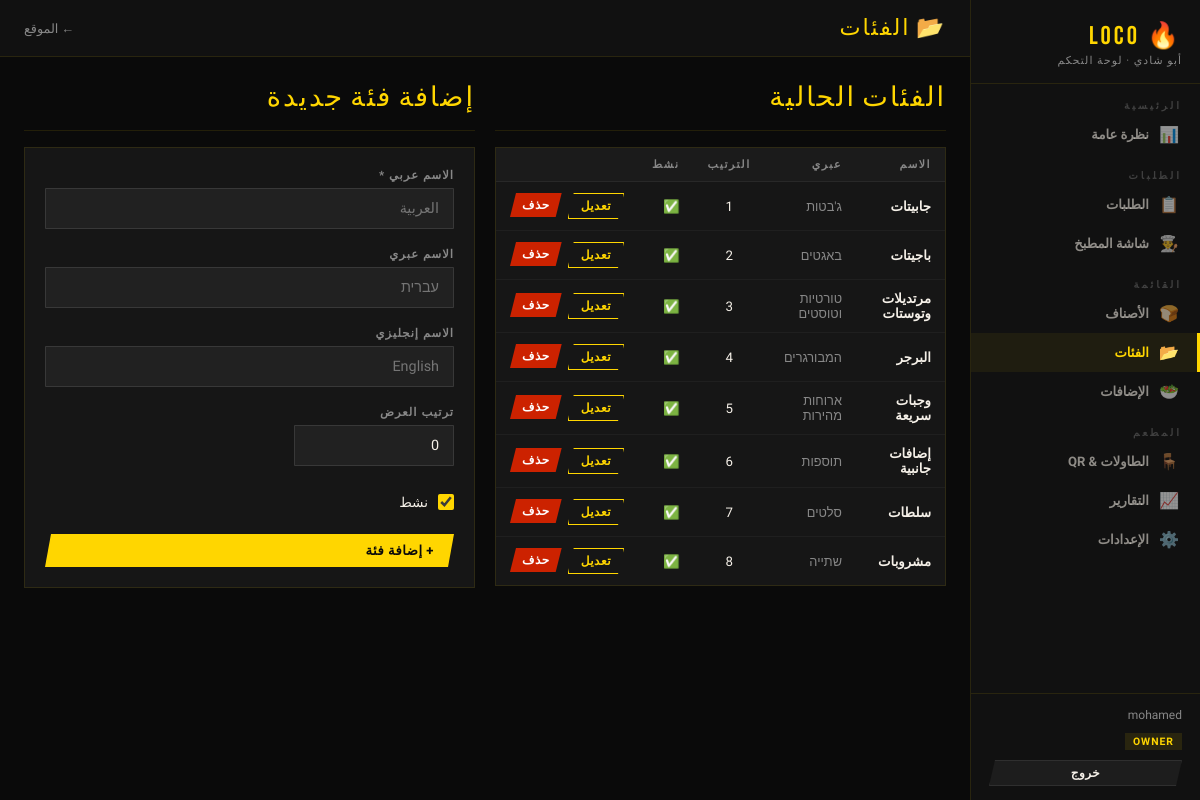
The app's page /dashboard/menu/category/ (signed in) with its own data.
### accounts/models.py (models this page shows, shortened)
class UserProfile(models.Model):
    ROLE_CHOICES = [
        ('owner',   'Owner'),
        ('kitchen', 'Kitchen Worker'),
        ('cashier', 'Cashier'),
    ]
    user = models.OneToOneField(User, on_delete=models.CASCADE, related_name='profile')
    role = models.CharField(max_length=20, choices=ROLE_CHOICES, default='kitchen')

### menu/models.py (models this page shows, shortened)
class Category(models.Model):
    name       = models.CharField(max_length=100)
    name_ar    = models.CharField(max_length=100)
    name_he    = models.CharField(max_length=100, blank=True)
    sort_order = models.PositiveIntegerField(default=0)
    is_active  = models.BooleanField(default=True)
    class Meta:
        ordering = ['sort_order']
        verbose_name_plural = 'Categories'

### dashboard/views.py (the view)
    @login_required
    def wrapper(request, *args, **kwargs):
        if request.user.is_superuser:
            return view_func(request, *args, **kwargs)
        if hasattr(request.user, 'profile') and request.user.profile.role == 'owner':
            return view_func(request, *args, **kwargs)
        return redirect('kitchen')

### dashboard/forms.py
class CategoryForm(forms.ModelForm):
    class Meta:
        model  = Category
        fields = ['name', 'name_ar', 'name_he', 'sort_order', 'is_active']
        widgets = {
            'name':       forms.TextInput(attrs={**FINPUT, 'placeholder': 'English'}),
            'name_ar':    forms.TextInput(attrs={**FINPUT, 'placeholder': 'العربية', 'dir': 'rtl'}),
            'name_he':    forms.TextInput(attrs={**FINPUT, 'placeholder': 'עברית', 'dir': 'rtl'}),
            'sort_order': forms.NumberInput(attrs=FNUM),
            'is_active':  forms.CheckboxInput(attrs=FCHECK),
        }

### dashboard/views.py (called while the page is built)
def owner_required(view_func):
    @login_required
    def wrapper(request, *args, **kwargs):
        if request.user.is_superuser:
            return view_func(request, *args, **kwargs)
        if hasattr(request.user, 'profile') and request.user.profile.role == 'owner':
            return view_func(request, *args, **kwargs)
        return redirect('kitchen')
    return wrapper

@owner_required
def category_list(request):
    if request.method == 'POST':
        form = CategoryForm(request.POST)
        if form.is_valid():
            form.save()
            return redirect('dashboard:categories')
    else:
        form = CategoryForm()
    categories = Category.objects.all()
    return render(request, 'dashboard/categories.html', {'categories': categories, 'form': form})

### templates/dashboard/categories.html (shortened to what this page needs)
{% extends 'dashboard/base_dashboard.html' %}
{% block nav_cats %}active{% endblock %}
{% block topbar_title %}📂 الفئات{% endblock %}
{% block content %}
<div style="display:grid;grid-template-columns:1fr 1fr;gap:20px;align-items:start;">
  <div>
    <div class="page-header" style="margin-bottom:16px;">
      <div class="page-head-title">الفئات الحالية</div>
    </div>
    <div class="card" style="padding:0;">
      <table class="dt">
        <tr><th>الاسم</th><th>عبري</th><th>الترتيب</th><th>نشط</th><th></th></tr>
        {% for cat in categories %}
        <tr>
          <td><strong>{{ cat.name_ar }}</strong></td>
          <td style="font-size:.8rem;color:var(--gray);">{{ cat.name_he|default:"—" }}</td>
          <td style="text-align:center;">{{ cat.sort_order }}</td>
          <td><span style="color:{% if cat.is_active %}var(--green){% else %}var(--red){% endif %};">{% if cat.is_active %}✅{% else %}❌{% endif %}</span></td>
          <td>
            <div style="display:flex;gap:6px;">
              <a href="/dashboard/menu/category/{{ cat.id }}/edit/" class="btn btn-outline btn-sm">تعديل</a>
              <form method="POST" action="/dashboard/menu/category/{{ cat.id }}/delete/" onsubmit="return confirm('حذف {{ cat.name_ar }}؟')">
                {% csrf_token %}<button type="submit" class="btn btn-red btn-sm">حذف</button>
              </form>
            </div>
          </td>
        </tr>
        {% empty %}
        <tr><td colspan="5" style="text-align:center;color:var(--gray);padding:24px;">لا توجد فئات بعد</td></tr>
        {% endfor %}
      </table>
    </div>
  </div>
  <div>
    <div class="page-header" style="margin-bottom:16px;">
      <div class="page-head-title">إضافة فئة جديدة</div>
    </div>
    <div class="card">
      <form method="POST">
        <div class="form-group">
          <label class="form-label">الاسم عربي *</label>
          {{ form.name_ar }}
        </div>
        <div class="form-group">
          <label class="form-label">الاسم عبري</label>
          {{ form.name_he }}
        </div>
        <div class="form-group">
          <label class="form-label">الاسم إنجليزي</label>
          {{ form.name }}
        </div>
        <div class="form-group">
          <label class="form-label">ترتيب العرض</label>
          {{ form.sort_order }}
        </div>
        <div class="form-check">{{ form.is_active }}<label>نشط</label></div>
        <button type="submit" class="btn btn-yellow" style="margin-top:14px;width:100%;">+ إضافة فئة</button>
      </form>
    </div>
  </div>
</div>
{% endblock %}

### templates/dashboard/base_dashboard.html (shortened to what this page needs)
<!DOCTYPE html>
<html lang="ar" dir="rtl">
<head>
</head>
<body>
<aside class="sidebar">
  <div class="sidebar-logo">
    <div class="sidebar-logo-text">🔥 LOCO</div>
    <div class="sidebar-sub">أبو شادي · لوحة التحكم</div>
  </div>
  <nav style="flex:1;overflow-y:auto;">
    <div class="nav-section">الرئيسية</div>
    <a class="nav-item {% block nav_overview %}{% endblock %}" href="/dashboard/"><span class="icon">📊</span>نظرة عامة</a>
    <div class="nav-section">الطلبات</div>
    <a class="nav-item {% block nav_orders %}{% endblock %}" href="/dashboard/orders/"><span class="icon">📋</span>الطلبات</a>
    <a class="nav-item" href="/kitchen/"><span class="icon">👨‍🍳</span>شاشة المطبخ</a>
    <div class="nav-section">القائمة</div>
    <a class="nav-item {% block nav_menu %}{% endblock %}" href="/dashboard/menu/"><span class="icon">🍞</span>الأصناف</a>
    <a class="nav-item {% block nav_cats %}{% endblock %}" href="/dashboard/menu/category/"><span class="icon">📂</span>الفئات</a>
    <a class="nav-item {% block nav_tops %}{% endblock %}" href="/dashboard/menu/topping/"><span class="icon">🥗</span>الإضافات</a>
    <div class="nav-section">المطعم</div>
    <a class="nav-item {% block nav_tables %}{% endblock %}" href="/dashboard/tables/"><span class="icon">🪑</span>الطاولات & QR</a>
    <a class="nav-item {% block nav_reports %}{% endblock %}" href="/dashboard/reports/"><span class="icon">📈</span>التقارير</a>
    <a class="nav-item {% block nav_settings %}{% endblock %}" href="/dashboard/settings/"><span class="icon">⚙️</span>الإعدادات</a>
  </nav>
  <div class="sidebar-footer">
    <div class="user-info">{{ request.user.username }}</div>
    <div class="user-role">{% if request.user.is_superuser %}SUPER{% else %}{{ request.user.profile.role|upper }}{% endif %}</div>
    <a href="/accounts/logout/" class="btn btn-ghost btn-sm" style="margin-top:10px;width:100%;justify-content:center;">خروج</a>
  </div>
</aside>
<div class="main">
  <div class="topbar">
    <div class="page-title-bar">{% block topbar_title %}{% endblock %}</div>
    <div style="display:flex;align-items:center;gap:12px;">
      <a href="/" style="color:var(--gray);font-size:.8rem;">← الموقع</a>
    </div>
  </div>
  <div class="content">
    {% block content %}{% endblock %}
  </div>
</div>
</body>
</html>

### templates/dashboard/base_dashboard.html (style rules this page uses)
:root { --black:#0a0a0a;--deep:#111;--card:#161616;--card2:#1c1c1c;--yellow:#FFD600;--orange:#FF6B00;--red:#CC2200;--white:#F5F0E8;--gray:#888;--green:#00aa44;--border:rgba(255,214,0,0.1); }
*,*::before,*::after { margin:0;padding:0;box-sizing:border-box; }
body { background:var(--black);color:var(--white);font-family:'Cairo',sans-serif;min-height:100vh;display:flex; }
a { color:var(--yellow);text-decoration:none; }
.sidebar { width:230px;background:var(--deep);border-left:1px solid var(--border);flex-shrink:0;position:fixed;top:0;right:0;height:100vh;overflow-y:auto;display:flex;flex-direction:column;z-index:50; }
.sidebar-logo { padding:20px 18px 16px;border-bottom:1px solid var(--border); }
.sidebar-logo-text { font-family:'Bebas Neue',sans-serif;font-size:1.6rem;color:var(--yellow);letter-spacing:3px; }
.sidebar-sub { font-size:.68rem;color:var(--gray);letter-spacing:1px;margin-top:2px; }
.nav-section { padding:10px 18px 4px;font-size:.62rem;font-weight:700;color:rgba(255,255,255,.2);letter-spacing:3px;text-transform:uppercase;margin-top:6px; }
.nav-item { display:flex;align-items:center;gap:10px;padding:10px 18px;color:rgba(245,240,232,.55);font-size:.82rem;font-weight:700;transition:all .15s;border-right:3px solid transparent;text-decoration:none; }
.nav-item .icon { font-size:1rem;width:20px;text-align:center;flex-shrink:0; }
.nav-item.active { color:var(--yellow);background:rgba(255,214,0,.06);border-right-color:var(--yellow); }
.sidebar-footer { padding:14px 18px;border-top:1px solid var(--border);margin-top:auto; }
.user-info { font-size:.75rem;color:var(--gray);margin-bottom:8px; }
.user-role { display:inline-block;background:rgba(255,214,0,.1);color:var(--yellow);font-size:.65rem;padding:2px 8px;font-weight:700;letter-spacing:1px; }
.main { margin-right:230px;flex:1;min-width:0;min-height:100vh;display:flex;flex-direction:column; }
.topbar { background:var(--deep);border-bottom:1px solid var(--border);padding:14px 24px;display:flex;justify-content:space-between;align-items:center;position:sticky;top:0;z-index:40; }
.page-title-bar { font-family:'Bebas Neue',sans-serif;font-size:1.4rem;color:var(--yellow);letter-spacing:2px; }
.content { padding:24px;flex:1; }
.btn { display:inline-flex;align-items:center;gap:6px;padding:9px 20px;border:none;cursor:pointer;font-family:'Cairo',sans-serif;font-weight:900;font-size:.82rem;letter-spacing:.5px;transition:all .15s;clip-path:polygon(6px 0%,100% 0%,calc(100% - 6px) 100%,0% 100%);text-decoration:none; }
.btn-yellow { background:var(--yellow);color:var(--black); }
.btn-outline { background:transparent;color:var(--yellow);border:1.5px solid var(--yellow); }
.btn-red { background:var(--red);color:#fff; }
.btn-sm { padding:5px 12px;font-size:.75rem; }
.btn-ghost { background:rgba(255,255,255,.05);color:var(--white);border:1px solid rgba(255,255,255,.08); }
.card { background:var(--card);border:1px solid var(--border);padding:20px; }
table.dt { width:100%;border-collapse:collapse; }
table.dt th { text-align:right;padding:10px 14px;font-size:.68rem;font-weight:700;color:var(--gray);letter-spacing:1.5px;text-transform:uppercase;border-bottom:1px solid rgba(255,255,255,.06);background:rgba(255,255,255,.02);white-space:nowrap; }
table.dt td { padding:11px 14px;font-size:.83rem;border-bottom:1px solid rgba(255,255,255,.04);vertical-align:middle; }
table.dt tr:last-child td { border-bottom:none; }
.form-group { margin-bottom:18px; }
.form-label { display:block;font-size:.72rem;font-weight:700;color:var(--gray);letter-spacing:1px;margin-bottom:6px;text-transform:uppercase; }
.form-input,.form-select,.form-textarea { width:100%;background:rgba(255,255,255,.05);border:1px solid rgba(255,255,255,.1);color:var(--white);padding:11px 14px;font-family:'Cairo',sans-serif;font-size:.9rem;transition:border-color .2s;border-radius:1px; }
.form-check { display:flex;align-items:center;gap:10px;padding:10px 0; }
.form-check input { accent-color:var(--yellow);width:16px;height:16px; }
.form-check label { font-size:.85rem;color:var(--white);cursor:pointer; }
.page-header { display:flex;justify-content:space-between;align-items:center;margin-bottom:22px;padding-bottom:16px;border-bottom:1px solid var(--border); }
.page-head-title { font-family:'Bebas Neue',sans-serif;font-size:1.7rem;color:var(--yellow);letter-spacing:2px; }

### records on screen
Category: name_ar "جابيتات", name_he "ג'בטות", sort_order "1"
Category: name_ar "باجيتات", name_he "באגטים", sort_order "2"
Category: name_ar "مرتديلات وتوستات", name_he "טורטיות וטוסטים", sort_order "3"
Category: name_ar "البرجر", name_he "המבורגרים", sort_order "4"
Category: name_ar "وجبات سريعة", name_he "ארוחות מהירות", sort_order "5"
Category: name_ar "إضافات جانبية", name_he "תוספות", sort_order "6"
Category: name_ar "سلطات", name_he "סלטים", sort_order "7"
Category: name_ar "مشروبات", name_he "שתייה", sort_order "8"

### other values on screen
{{ request.user.username }} "mohamed"
{{ request.user.profile.role|upper }} "OWNER"
